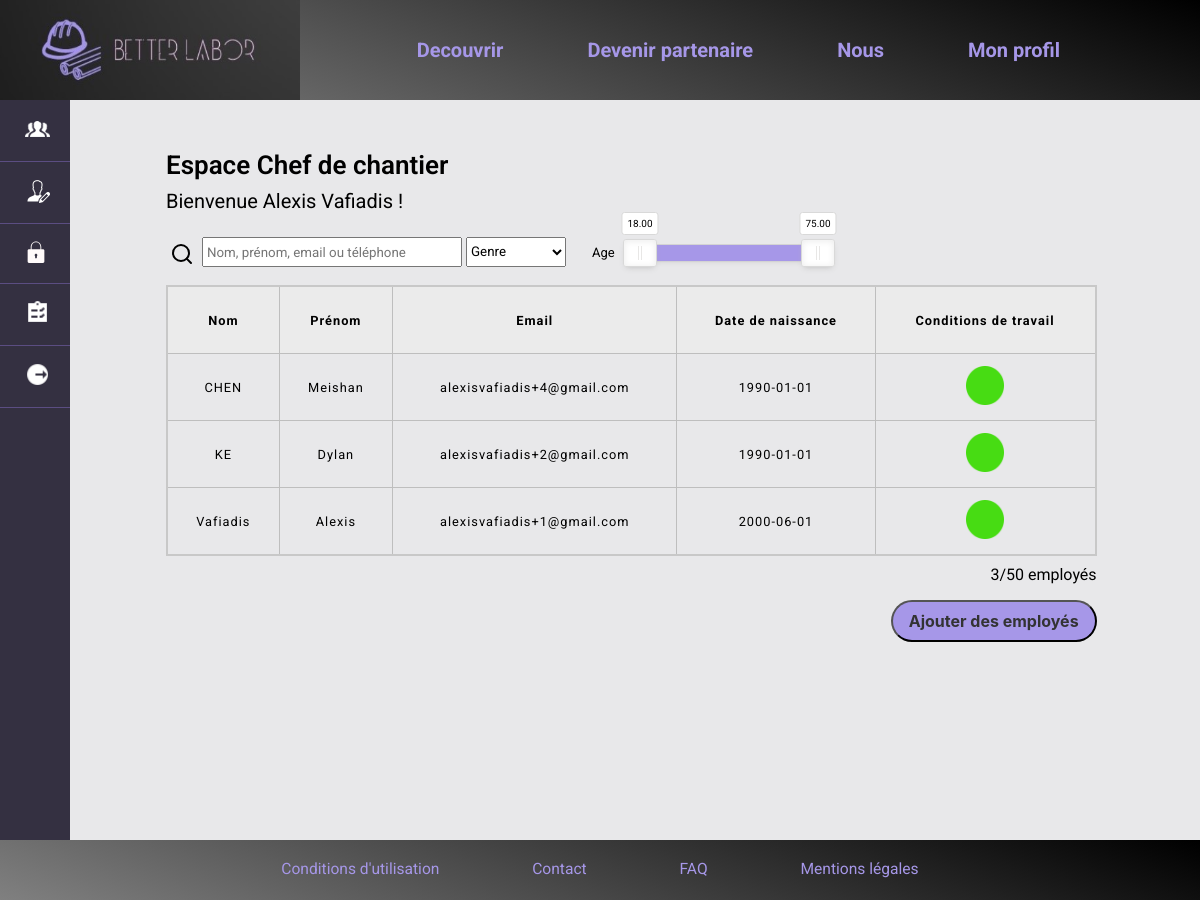
Page /espace-chef/index.php (signed in) on the committed database.
### tables this page shows
CREATE TABLE `utilisateur` (
  `ID` int(10) UNSIGNED NOT NULL,
  `id_chef` int(11) NOT NULL,
  `email` varchar(100) NOT NULL,
  `password` varchar(200) NOT NULL,
  `genre` varchar(1) DEFAULT NULL,
  `prenom` varchar(50) NOT NULL,
  `nom` varchar(60) NOT NULL,
  `telephone` varchar(10) NOT NULL,
  `date_naissance` date DEFAULT NULL,
  `created_at` datetime NOT NULL DEFAULT CURRENT_TIMESTAMP,
  `updated_at` datetime NOT NULL DEFAULT CURRENT_TIMESTAMP,
  `activated` tinyint(4) DEFAULT '0',
  `statut` tinyint(4) DEFAULT '0',
  `badge` tinyint(4) NOT NULL DEFAULT '0'
);

### database/fetch_data.php (called while the page is built, shortened)
<?php
function fetch_data($conn, $tableName, $columns){
   if(empty($conn)){
   $msg= "Erreur de connexion à la base de données";
   }elseif (empty($columns) || !is_array($columns)) {
   $msg="Les noms des colonnes doivent être définis dans un array indexé";
   }elseif(empty($tableName)){
      $msg= "Le nom de la table est vide";
   }else{
   $columnName = implode(", ", $columns);
   if (isset($_GET['text']) && $tableName == "utilisateur" && isset($_GET['agemin']) && isset($_GET['agemax'])) {
      $text = $_GET['text'];
      $text = "%" . $text . "%";
      if (!is_numeric($_GET["agemin"]) || !is_numeric($_GET["agemax"]) ) {
            return "La tranche d'âge saisie est invalide";
      }
      $agemin = $_GET['agemin'];
      $agemax = $_GET['agemax'];
      $datemin = new DateTime();
      $datemax = new DateTime();
      $dateminstr = $datemin->modify('-' . strval($agemax) . ' year')->format('Y-m-d');
      $datemaxstr = $datemax->modify('-' . strval($agemin) . ' year')->format('Y-m-d');
      $query = "SELECT $columnName FROM $tableName
      WHERE (CONCAT(prenom, ' ', nom) LIKE ? OR CONCAT(nom, ' ', prenom) LIKE ? OR email LIKE ? OR telephone LIKE ?)
      AND date_naissance >= ? AND date_naissance <= ?";
      $genre = $_GET['genre'];
      if (is_numeric($_GET["genre"]) && ($genre == 1 || $genre == 0)) {
         $query = $query . " AND genre = '$genre'";
      }
      if ($_SESSION["role"] == "chef") {
         $id_chef = $_SESSION['ID'];
         $query = $query . " AND id_chef = ?";
         $query = $query . " ORDER BY id DESC";
         $stmt = $conn->prepare($query);
         $stmt->bind_param('sssssss', $text, $text, $text, $text, $dateminstr, $datemaxstr, $id_chef);
      }
      else {
         $query = $query . " ORDER BY id DESC";
         $stmt = $conn->prepare($query);
         $stmt->bind_param('ssssss', $text, $text, $text, $text, $dateminstr, $datemaxstr);
      }
   }
   else {
      $query = "SELECT $columnName FROM $tableName";
      if ($tableName == "utilisateur" && $_SESSION["role"] == "chef") {
         $id_chef = $_SESSION['ID'];
         $query = $query . " WHERE id_chef = $id_chef";
      }
      $query = $query . " ORDER BY id DESC";
      $stmt = $conn->prepare($query);
   }
   if($stmt->execute()== true){
      $result = $stmt->get_result();
      if ($result->num_rows > 0) {
         $row= mysqli_fetch_all($result, MYSQLI_ASSOC);
         $msg= $row;
      } else {
         $msg= "Aucune donnée trouvée.";
      }
   }else{
   $msg= mysqli_error($conn);
   }
   }
   return $msg;
}
?>

### database/tools.php (called while the page is built, shortened)
<?php
function count_rows_where($conn, $table, $column, $value) {
    $stmt = $conn->prepare("SELECT * FROM $table WHERE $column = ?");
    $stmt->bind_param('s', $value);
    $stmt->execute();
    $result = $stmt->get_result();
    return ($result->num_rows);
}
?>

### espace-chef/index.php (the view, shortened to what this page needs)
<!DOCTYPE html>
<html lang="fr">
<head>
    <link rel="stylesheet"  href="../general.css">
	<link rel ="stylesheet" href = "../tableau.css"/>
	<link rel="stylesheet"  href="../espace-admin/espace-admin.css">
    <link rel="stylesheet"  href="../espace-membre/espace-membre.css">
    <link rel="stylesheet"  href="../libraries/nouislider.css">
</head>
<?php
include("../database/fetch_data.php");
include('../database/tools.php');
include("../database/config.php");
$tableName="utilisateur";
$columns= ['ID', 'email','nom','prenom','date_naissance'];
$fetchData = fetch_data($conn, $tableName, $columns);
include('../nav-from-parent/nav.php');
include('sidebar.php');
?>
<body>
<div class="main-content espace-admin">
	<p class="espace-admin-title">Espace Chef de chantier</p>
	<p class="espace-admin-subtitle inline-block">Bienvenue <?php echo htmlentities(trim($_SESSION['prenom']) . " " .  $_SESSION['nom']); ?> !</p>
    <div class ="conteneur">
        <form method = "GET" action="" name="recherche" class="recherche-form" id="recherche-form">
            <a class="recherche-submit recherche-element" id="recherche-submit">
                <img src="../images/search.svg">
            </a>
            <input class="recherche-element recherche-text" type = "text" name = "text" placeholder = "Nom, prénom, email ou téléphone" value="<?php if (isset($_GET['text'])) {echo $_GET['text'];}?>">
            <div class="recherche-select">
                <select name="genre" id="auto-submit">
                    <option value="-1" <?php if (isset($_GET['genre']) && $_GET['genre'] == -1) {echo "selected";} ?>>Genre</option>
                </select>
            </div>
            <p class="age-texte">Age</p>
            <div class="recherche-age">
                <div id="slider">
                </div>
            </div>
        </form>
        <div class="conteneur-tableau">
            <table class="tableau">
                <thead>
                <tr>
                    <th>Nom</th>
                    <th>Prénom</th>
                    <th>Email</th>
                    <th>Date de naissance</th>
                    <th>Conditions de travail</th>
                </tr>
                </thead>
                <tbody>
        <?php
            if(is_array($fetchData)){
            foreach($fetchData as $data){
        ?>
                    <tr class="row" id="<?php echo $data['ID']; ?>">
                        <td><?php echo $data['nom']; ?></td>
                        <td><?php echo $data['prenom']; ?></td>
                        <td><?php echo $data['email']; ?></td>
                        <td><?php echo $data['date_naissance']; ?></td>
                        <td><img class ="tailleCercle" src = "../images/résultat-vert.png"></td>
                    </tr>
        <?php
        }}?>
                    </tbody>
                </table>
            </div>
            <p class = "nombreEmploye"><?php echo count_rows_where($conn, 'utilisateur', 'id_chef', $_SESSION['ID']);?>/50 employés</p>
            <div class="boutons_employes">
                <button class="AjoutEmployés bouton-important" onclick="location.href='ajout_employés.php'" type="button">
                    Ajouter des employés
                </button>
            </div>
    </div>
</div>
</body>
</html>

### general.css (style rules this page uses)
body { background: #E8E8EA; }
.bouton-important { box-sizing: border-box; color: #333; font-family: Inter; font-size: 1em; opacity: 1; background: #A697E8; border-radius: 25px; padding: 6px 16px; width: auto; height: 2.6em; font-weight: bold; display: inline; cursor: pointer; }
* { font-family: Roboto, 'Open Sans'; }

### tableau.css (style rules this page uses)
.conteneur { width: 90%; margin-left: 0%; max-height: 800px; }
.conteneur-tableau { display: flex; justify-content: center; width: 100%; overflow-x: visible!important; }
table { border-collapse: collapse; border: 2px solid rgb(200,200,200); letter-spacing: 1px; font-size: 0.8rem; margin-bottom: 1%; align-self: center; width: 100%; }
td, th { border: 1px solid rgb(190,190,190); padding: 1px 16px; height: 5em; white-space: nowrap; }
th { background-color: rgb(235,235,235); }
td { text-align: center; }
.tailleCercle { width: 3em; height: 3em; }
.nombreEmploye { margin-right: 0px; margin-left: auto; width: 20%; display: block; text-align: right; margin-top: 0%; }
.boutons_employes { display: flex; margin-right: 0px; margin-left: auto; width: 60%; margin-bottom: 20px; flex-direction: row-reverse; }
.AjoutEmployés { margin-right: 0px; }
.row { cursor: pointer; }

### espace-admin/espace-admin.css (style rules this page uses)
.espace-admin { width: 85%; margin-left: 8%; margin-top: 2%; }
.espace-admin-title { font-size: 26px; font-weight: 600; margin-bottom: 3px; display: block; }
.espace-admin-subtitle { font-size: 20px; font-weight: 400; margin-top: 0; display: block; padding: 0px; }
.recherche-text { width: 250px; flex-shrink: 1.1; }
.recherche-form { margin-bottom: 14px; display: flex; font-size: 13px; align-items: center; }
.recherche-form input { padding: 3px; }
.recherche-element { height: 20px; margin: 4px; }
.recherche-submit { cursor: pointer; }
.recherche-select { height: 30px; width: 100px; flex-shrink: 0.7; }
.recherche-select select { width: 100%; height: 100%; }
.recherche-age { width: 180px; margin: 4px; height: 16px; font-size: 10px; }
.age-texte { margin: 4px; margin-left: 26px; margin-right: 20px; }

### espace-membre/espace-membre.css (style rules this page uses)
.inline-block { display: inline-block; padding-top: 6px; }

### libraries/nouislider.css (style rules this page uses)
.noUi-target, .noUi-target * { -webkit-touch-callout: none; -webkit-tap-highlight-color: rgba(0, 0, 0, 0); -webkit-user-select: none; -ms-touch-action: none; touch-action: none; -ms-user-select: none; -moz-user-select: none; user-select: none; -moz-box-sizing: border-box; box-sizing: border-box; }
.noUi-target { position: relative; }
.noUi-horizontal { height: 18px; }
.noUi-target { background: #FAFAFA; border-radius: 4px; border: 1px solid #D3D3D3; box-shadow: inset 0 1px 1px #F0F0F0, 0 3px 6px -5px #BBB; }

### barre_profil.css (style rules this page uses)
body { background-color: #E8E8EA; width: 100%; padding: 0; margin: 0; padding-top: 100px; }

### espace-membre/sidebar.css (style rules this page uses)
.main-content { flex:5; overflow-y:auto; }
html, body { height: 100%; }

### rows in the picture
utilisateur: nom "CHEN", prenom "Meishan", email "alexisvafiadis+4@gmail.com", date_naissance "1990-01-01"
utilisateur: nom "KE", prenom "Dylan", email "alexisvafiadis+2@gmail.com", date_naissance "1990-01-01"
utilisateur: nom "Vafiadis", prenom "Alexis", email "alexisvafiadis+1@gmail.com", date_naissance "2000-06-01"

### other values in the picture
trim($_SESSION['prenom']) . " " .  $_SESSION['nom'] "Alexis Vafiadis"
count_rows_where($conn, 'utilisateur', 'id_chef', $_SESSION['ID']) "3"
